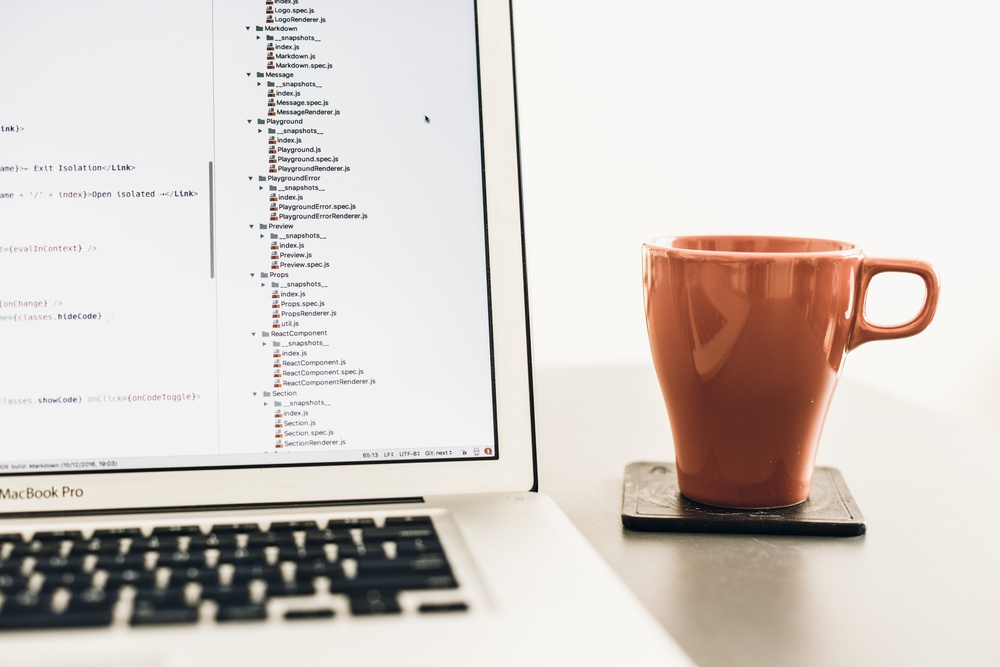
#> input picture artem-sapegin-ZMraoOybTLQ-unsplash.jpg, 1000 x 667 px, shrunk from 5472 x 3648 before the run, given in place of the camera
$ jupyter execute drawing_on_webcam.ipynb
#> lines starting #> are read from the running program, lines starting #| are printed output that depends on the picture; after the words box and inside, x2 and y2 are one past the last pixel; in counts of white or black regions, pixels touching at a corner belong together
[cell 1]
import cv2
import numpy as np

[cell 2]
def empty(a):
    pass

video = cv2.VideoCapture(0)
video.set(3,1000)      #3 is id for length
video.set(4,1000)      #4 is id for breadth
video.set(10,300)     #10 is id for brightness

def getcontours(img):
    img_hsv = cv2.cvtColor(img,cv2.COLOR_BGR2HSV)

    lower = np.array([0,176,177])
    upper = np.array([179,255,255])

    mask = cv2.inRange(img_hsv,lower,upper)
    contour,heirarchy = cv2.findContours(mask,cv2.RETR_EXTERNAL,cv2.CHAIN_APPROX_NONE)
    x ,y, w, h = 0,0,0,0
    for ctr in contour:
        peri = cv2.arcLength(ctr,True)

        approx = cv2.approxPolyDP(ctr,0.01*peri,True)
        if cv2.contourArea(ctr)>200:
            x, y, w, h = cv2.boundingRect(approx)

    return x+w,y

def getpoint(img):
    allpoints=[]
    x,y = getcontours(img)
    cv2.circle(img,(x,y),5,(0,165,255),cv2.FILLED)
    if x!=0 and y!=0:
        allpoints.append([x,y])
    return allpoints

def drawoncam(img,points):
    for pts in points:
        cv2.circle(img,(pts[0],pts[1]),10,(0,165,255),cv2.FILLED)

allpoints = []

while True:
    success , img_webcam = video.read()
#> img_webcam is the input picture: shape (667, 1000, 3); mean B, G, R 203.2, 208.1, 215.4
    img_webcam = cv2.flip(img_webcam,1)
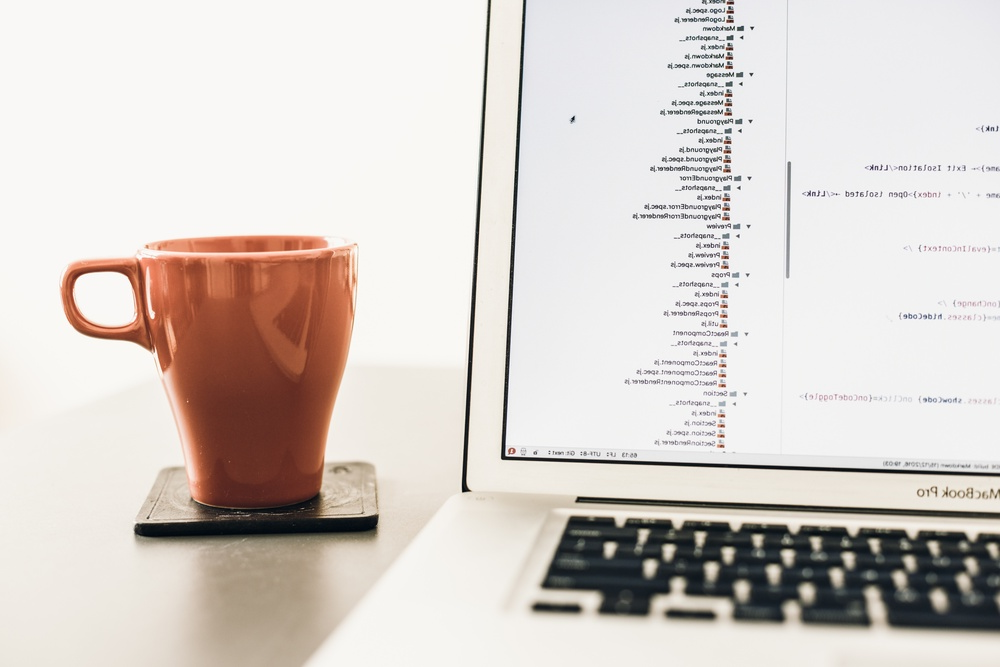
#> img_webcam: shape (667, 1000, 3); mean B, G, R 203.2, 208.1, 215.4

    points = getpoint(img_webcam)
#> in getcontours, `img_hsv = cv2.cvtColor(img,cv2.COLOR_BGR2HSV)`: img_hsv: shape (667, 1000, 3); mean H, S, V 37.3, 23.4, 216.3
#> in getcontours, `mask = cv2.inRange(img_hsv,lower,upper)`:
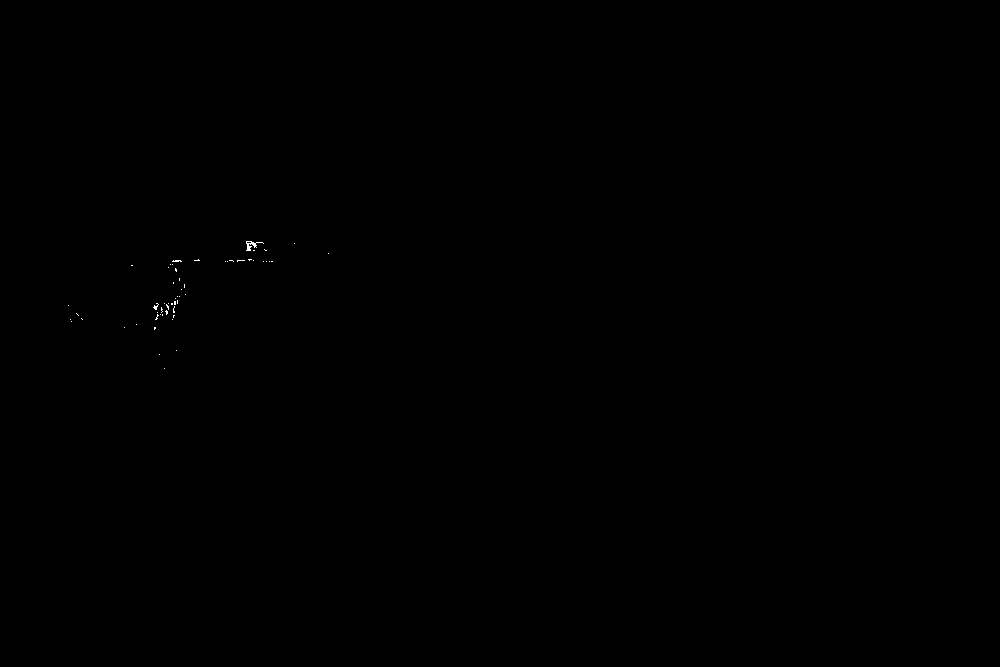
#> mask: shape (667, 1000); 0.04% white in thin lines or dots, all inside (x1, y1, x2, y2) = (68, 241, 329, 369)
#> in getcontours, `contour,heirarchy = cv2.findContours(mask,cv2.RETR_EXTERNAL,cv2.CHAIN_..`: contour = 57 contours, 56 with area under 20; largest, box (x1, y1, x2, y2) and area: (246, 241, 264, 251) 40
#> the loop in getcontours, `for ctr in contour:` made 57 passes
#> (peri, approx) on passes 1 to 12: (0, [[164, 368]]), (0, [[159, 354]]), (0, [[176, 350]]), (5.41, [[155, 327], [154, 327], [154, 329], [155, 328]]), (0, [[124, 327]]), (0, [[136, 324]]), (0, [[71, 321]]), (0, [[172, 319]]), (0, [[70, 319]]), (2.83, [[81, 318], [82, 319]]), (5.41, [[174, 315], [173, 315], [173, 317], [173, 316]]), (2, [[162, 314], [162, 315]])
#> peri on passes 14, 17, 18, 19, 21, 25: 13.9, 9.66, 12.49, 14.24, 11.66, 22.14
#> in getpoint, `x,y = getcontours(img)`: x = 0
#> in getpoint, `cv2.circle(img,(x,y),5,(0,165,255),cv2.FILLED)`: img: shape (667, 1000, 3); under 0.01% of pixels changed, all inside (x1, y1, x2, y2) = (0, 0, 6, 6)
#> points = []
    if len(points)!=0:
        for pts in points:
            allpoints.append(pts)
    if len(allpoints)!=0:
        drawoncam(img_webcam,allpoints)

    cv2.imshow("video",img_webcam)

    if cv2.waitKey(1) & 0xFF==ord('q'):
#> (key q is pressed here)
        cv2.destroyAllWindows()
        break
